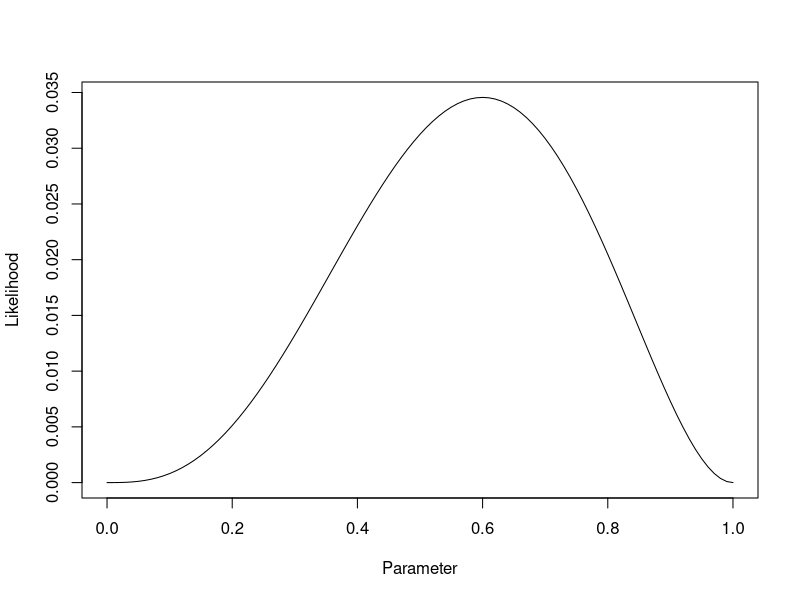
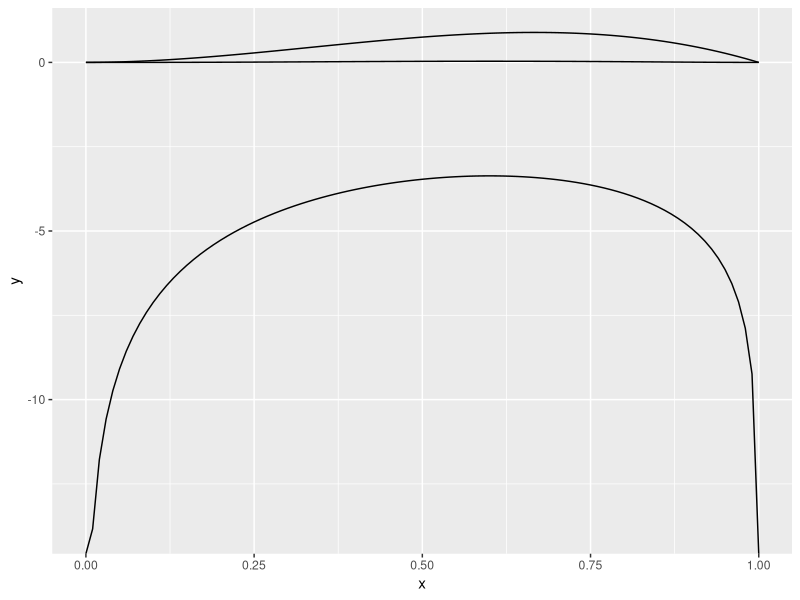

These charts were generated, in order, by the following R code:

## binominal test by tossing the coin for 5 times and get (H,H,H,T,T)
## the likelihood function L(θ) = θ^3*θ^2
curve(x^3*(1-x)^2,from = 0, to= 1,xlab = "Parameter",ylab = "Likelihood")
library("ggplot2")
eq1 = function(x){x^3*(1-x)^2}
eq2 = function(x){6*x^2*(1-x)}
eq3 = function(x){3*log(x)+2*log(1-x)}

ggplot(data.frame(x=c(0,1)), aes(x=x)) +
  stat_function(fun=eq1, geom="line") +
  stat_function(fun=eq2, geom="line") +
  stat_function(fun=eq3, geom="line") +
  xlab("x") + ylab("y")
